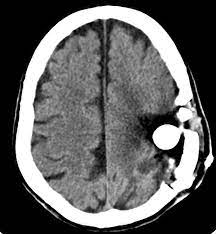
#> input picture image4.jpg, 216 x 234 px, found by its file name
$ python laplacianfilter.py   (older library calls are emulated)
#> lines starting #> are read from the running program, lines starting #| are printed output that depends on the picture
import cv2
import argparse
import imutils
import numpy as np
import matplotlib.pyplot as plt

img = cv2.imread(r'/image4.jpg', 0)
#> img is the input picture: shape (234, 216); min 0, max 255, mean 97.2

# **** check by changing the value 5 to any other odd number ****
dst = cv2.medianBlur(img, 5)
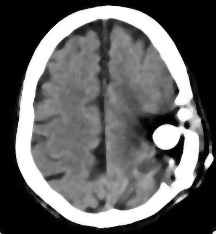
#> dst: shape (234, 216); min 0, max 255, mean 96.9

# Calculate the Laplacian
lap = cv2.Laplacian(dst,cv2.CV_64F)
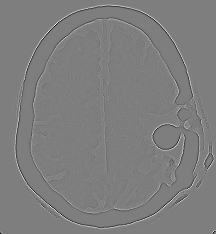
#> lap: shape (234, 216) float64; min -442, max 451, mean 0; drawn with min black and max white

# Calculate the sharpened image
# *****check this line if it is necessary******
sharp = dst - 0.3*lap
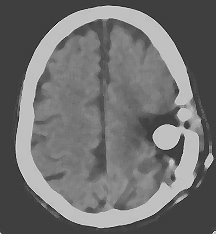
#> sharp: shape (234, 216) float64; min -122.3, max 375.6, mean 96.9; drawn with min black and max white

sharp = np.uint8(cv2.normalize(sharp, None, 0 , 255, cv2.NORM_MINMAX))
equ = cv2.equalizeHist(sharp)
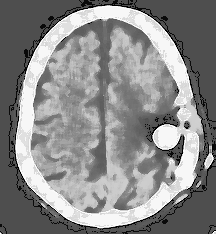
#> equ: shape (234, 216); min 0, max 255, mean 138.3

plt.subplot(121),plt.imshow(img, cmap = 'gray')
plt.title('Input Image'), plt.xticks([]), plt.yticks([])
plt.subplot(122),plt.imshow(equ, cmap = 'gray')
plt.title('Output Image'), plt.xticks([]), plt.yticks([])
plt.show()

$ run again, with image5.jpg copied over image4.jpg
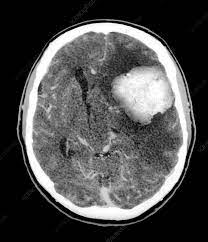
#> input picture image5.jpg, 208 x 242 px, found by its file name
#> img is the input picture: shape (242, 208); min 0, max 255, mean 78.4
#> `sharp = dst - 0.3*lap`:
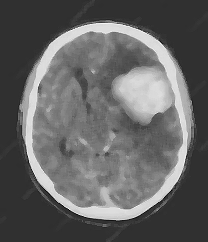
#> sharp: shape (242, 208) float64; min -70.2, max 303.7, mean 77.6; drawn with min black and max white
#> `equ = cv2.equalizeHist(sharp)`:
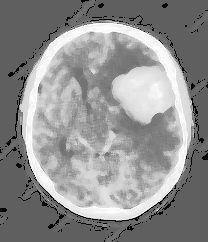
#> equ: shape (242, 208); min 0, max 255, mean 143.1

$ run again, with image6.jpg copied over image4.jpg
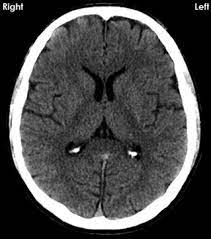
#> input picture image6.jpg, 211 x 239 px, found by its file name
#> img is the input picture: shape (239, 211); min 0, max 255, mean 72.4
#> `sharp = dst - 0.3*lap`:
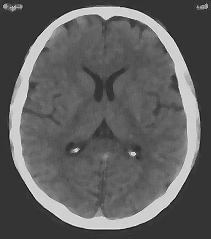
#> sharp: shape (239, 211) float64; min -83.5, max 329.8, mean 72.3; drawn with min black and max white
#> `equ = cv2.equalizeHist(sharp)`:
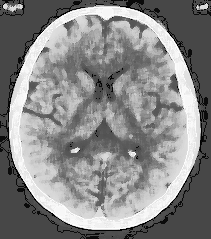
#> equ: shape (239, 211); min 0, max 255, mean 135.9

$ run again, with Markedimage.png saved as image4.jpg
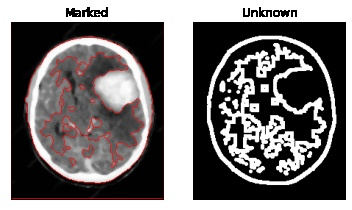
#> input picture Markedimage.png, 352 x 210 px, found by its file name
#> `sharp = dst - 0.3*lap`:
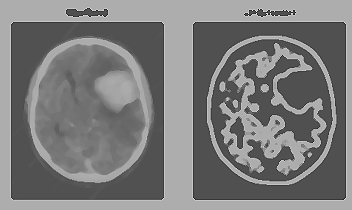
#> sharp: shape (210, 352) float64; min -223, max 481.1, mean 117.5; drawn with min black and max white
#> `equ = cv2.equalizeHist(sharp)`:
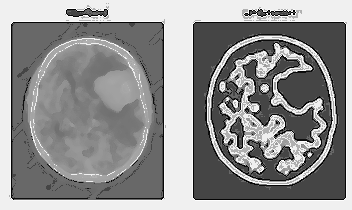
#> equ: shape (210, 352); min 0, max 255, mean 144.1
